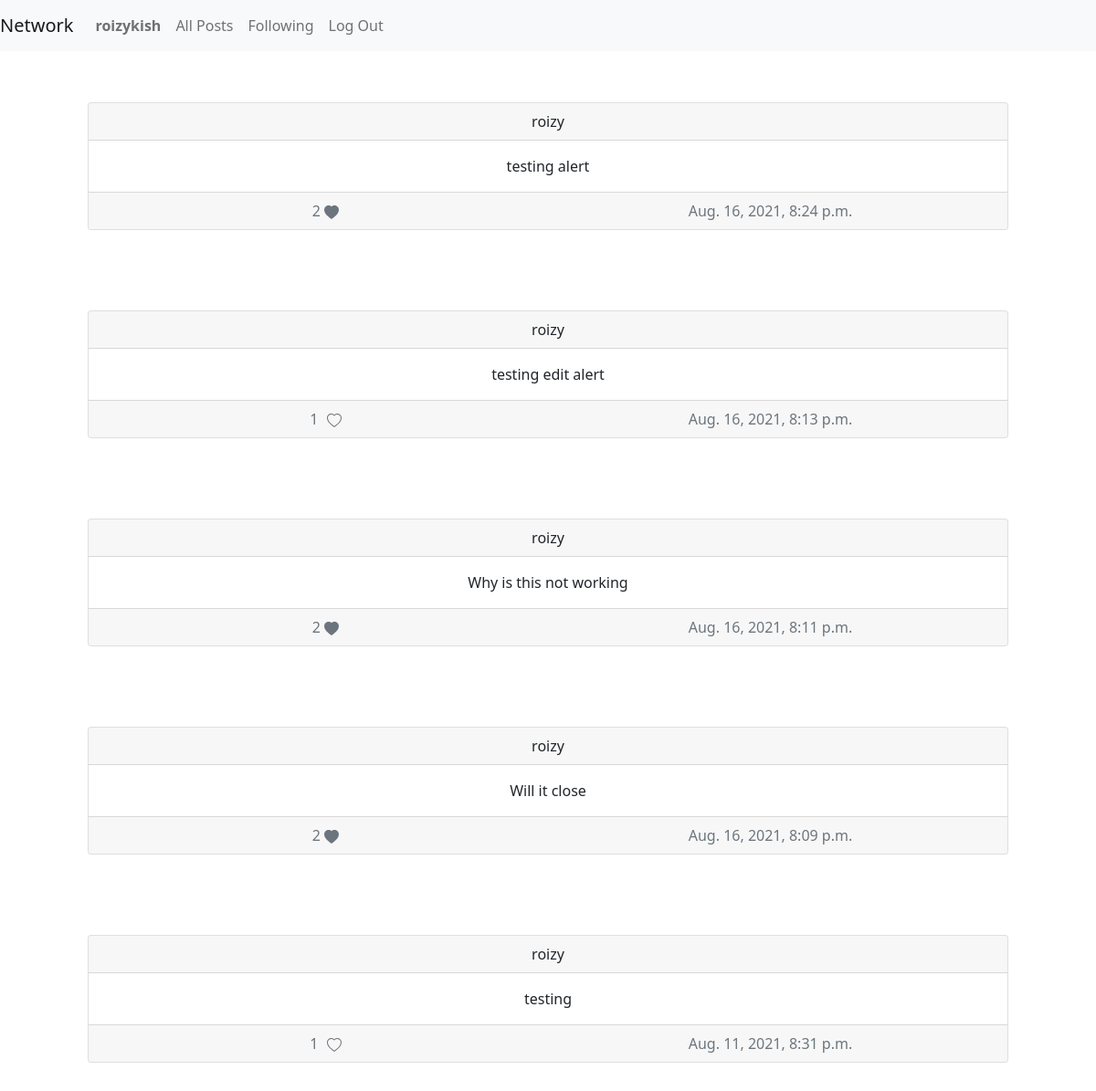
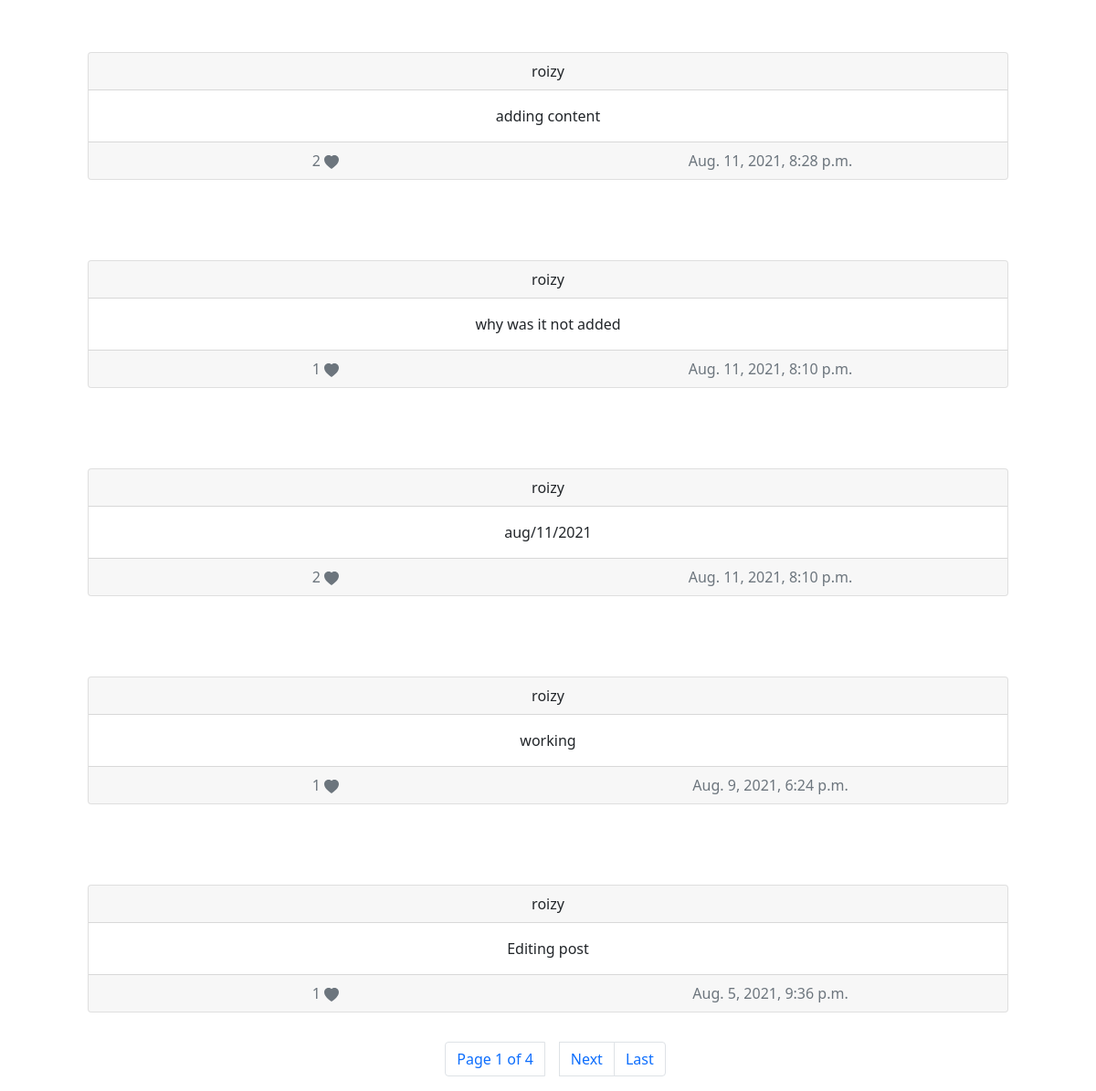
The page /posts (signed in) on the database its author committed (2 pictures, top to bottom).
### network/models.py (models this page shows, shortened)
class User(AbstractUser):
    followers = models.ManyToManyField("self", related_name="followers")
    following = models.ManyToManyField("self", related_name="following")

class Posts(models.Model):
    user_id = models.ForeignKey(User, on_delete=models.CASCADE)
    content = models.TextField()
    created_at = models.DateTimeField(auto_now_add=True)
    likes = models.ManyToManyField("User", related_name="likes")

### network/views.py (the view)
# urls.py: path("posts", views.posts, name="posts"),
def posts(request):
    following = User.objects.filter(following=request.user.id)
    post_list = []
    for id in following:
        post = Posts.objects.filter(user_id = id.id)
        for item in post:
            post_list.insert(0, item)
    paginator = Paginator(post_list, 10)
    page_number = request.GET.get('page')
    page_obj = paginator.get_page(page_number)
    return render(request, "network/posts.html", {'page_obj': page_obj})

### network/templates/network/posts.html (shortened to what this page needs)
{% extends "network/layout.html" %}
{% block body %}
<body id="index_body">
  {% for contact in page_obj %}
  {{ contact.full_name|upper }}<br>
  <div class="card text-center" style="margin:2rem 6rem 2rem 6rem;">
    <div class="card-header">
      {{contact.user_id}}
    </div>
    <div class="card-body">
      <p class="card-text">{{contact.content}}</p>
    </div>
    <div class="card-footer text-muted">
      <div class="container">
        <div class="row">
          <div class="col">{{contact.likes.all|length}}
            {% if user in contact.likes.all%}
            <svg xmlns="http://www.w3.org/2000/svg" width="16" height="16" fill="currentColor" class="bi bi-heart-fill" viewBox="0 0 16 16" style="cursor: pointer;" onclick="like({{user.id}},{{contact.id}})">
              <path fill-rule="evenodd" d="M8 1.314C12.438-3.248 23.534 4.735 8 15-7.534 4.736 3.562-3.248 8 1.314z" />
            </svg>
            {% else %}
            <svg xmlns="http://www.w3.org/2000/svg" width="16" height="16" fill="currentColor" class="bi bi-heart" viewBox="0 0 16 16" style="margin-left: 5px; cursor: pointer;" onclick="like({{user.id}},{{contact.id}})">
              <path
                d="m8 2.748-.717-.737C5.6.281 2.514.878 1.4 3.053c-.523 1.023-.641 2.5.314 4.385.92 1.815 2.834 3.989 6.286 6.357 3.452-2.368 5.365-4.542 6.286-6.357.955-1.886.838-3.362.314-4.385C13.486.878 10.4.28 8.717 2.01L8 2.748zM8 15C-7.333 4.868 3.279-3.04 7.824 1.143c.06.055.119.112.176.171a3.12 3.12 0 0 1 .176-.17C12.72-3.042 23.333 4.867 8 15z" />
            </svg>
            {% endif %}
          </div>
          <div class="col">{{contact.created_at}}</div>
        </div>
      </div>
    </div>
  </div>
  {% endfor %}
  <nav aria-label="..." class="d-flex justify-content-center">
    <ul class="pagination">
      <li class="page-item"><span class="page-link" style="margin:0 1rem 0 1rem;">Page {{ page_obj.number }} of {{ page_obj.paginator.num_pages }}</span></li>
      {% if page_obj.has_next %}
      <li class="page-item"><a class="page-link" href="?page={{ page_obj.next_page_number }}">Next</a></li>
      <li class="page-item"><a class="page-link" href="?page={{ page_obj.paginator.num_pages }}">Last</a></li>
      {% endif %}
    </ul>
  </nav>
</body>
{% endblock %}

### network/templates/network/layout.html (shortened to what this page needs)
{% load static %}
<!DOCTYPE html>
<html lang="en">
    <head>
          <link href="https://cdn.jsdelivr.net/npm/bootstrap@5.1.0/dist/css/bootstrap.min.css" rel="stylesheet">
        <link href="{% static 'network/styles.css' %}" rel="stylesheet">
    </head>
    <div>
        <nav class="navbar navbar-expand-lg navbar-light bg-light">
            <a class="navbar-brand" href="#">Network</a>
            <div>
              <ul class="navbar-nav mr-auto">
                {% if user.is_authenticated %}
                    <li class="nav-item">
                        <a class="nav-link" href="profile/{{ user.id }}"><strong>{{ user.username }}</strong></a>
                    </li>
                {% endif %}
                <li class="nav-item">
                  <a class="nav-link" href="{% url 'index' %}">All Posts</a>
                </li>
                {% if user.is_authenticated %}
                    <li class="nav-item">
                        <a class="nav-link" href="{% url 'posts' %}">Following</a>
                    </li>
                    <li class="nav-item">
                        <a class="nav-link" href="{% url 'logout' %}">Log Out</a>
                    </li>
                {% endif %}
              </ul>
            </div>
          </nav>
        <div class="body">
            {% block body %}
            {% endblock %}
        </div>
    </div>
</html>

### rows shown on the page
User: username "roizykish"
Posts: user_id "roizy", content "testing alert", likes.all|length "2", created_at "Aug. 16, 2021, 8:24 p.m."
Posts: user_id "roizy", content "testing edit alert", likes.all|length "1", created_at "Aug. 16, 2021, 8:13 p.m."
Posts: user_id "roizy", content "Why is this not working", likes.all|length "2", created_at "Aug. 16, 2021, 8:11 p.m."
Posts: user_id "roizy", content "Will it close", likes.all|length "2", created_at "Aug. 16, 2021, 8:09 p.m."
Posts: user_id "roizy", content "testing", likes.all|length "1", created_at "Aug. 11, 2021, 8:31 p.m."
Posts: user_id "roizy", content "adding content", likes.all|length "2", created_at "Aug. 11, 2021, 8:28 p.m."
Posts: user_id "roizy", content "why was it not added", likes.all|length "1", created_at "Aug. 11, 2021, 8:10 p.m."
Posts: user_id "roizy", content "aug/11/2021", likes.all|length "2", created_at "Aug. 11, 2021, 8:10 p.m."
Posts: user_id "roizy", content "working", likes.all|length "1", created_at "Aug. 9, 2021, 6:24 p.m."
Posts: user_id "roizy", content "Editing post", likes.all|length "1", created_at "Aug. 5, 2021, 9:36 p.m."

### other values the page prints
{{ page_obj.number }} "1"
{{ page_obj.paginator.num_pages }} "4"
